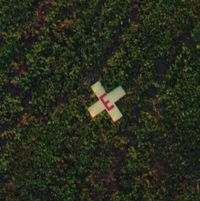
//> input picture y2016/sample_terrain/single_target_1.jpg, 200 x 201 px, given in place of the camera
$ ./streaming_shape_detection   (built with g++ and OpenCV 4)
//> lines starting //> are read from the running program, lines starting //| are printed output that depends on the picture; after the words box and inside, x2 and y2 are one past the last pixel; in counts of white or black regions, pixels touching at a corner belong together
#include <iostream>

#include "opencv2/opencv.hpp"
#include "opencv2/highgui/highgui.hpp"
#include "opencv2/imgproc/imgproc.hpp"

void show_frame(const ::std::string window_name, ::cv::Mat &frame) {
  ::cv::namedWindow(window_name);
  ::cv::imshow(window_name, frame);
}

int main(int, char **) {
  ::cv::VideoCapture camera(0);
  while (true) {
    ::cv::Mat original_frame;
    camera >> original_frame;
//> original_frame is the input picture: 201 rows x 200 cols, CV_8UC3; mean B, G, R 28, 43.6, 40.1
    ::cv::Mat filtered_frame =
        ::cv::Mat::zeros(original_frame.rows, original_frame.cols, CV_8UC3);

    show_frame("Original frame", original_frame);

    // Convert the original image into grayscale and do thresholding.
    //::cv::cvtColor(original_frame, filtered_frame, CV_RGB2GRAY);
    ::cv::extractChannel(original_frame, filtered_frame, 0);
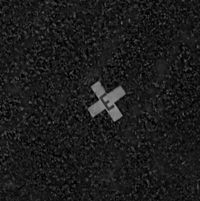
//> filtered_frame: 201 rows x 200 cols, CV_8UC1; min 0, max 154, mean 28
    show_frame("Black and white frame", filtered_frame);
    ::cv::adaptiveThreshold(filtered_frame, filtered_frame, 255,
                            ::cv::ADAPTIVE_THRESH_MEAN_C,
                            ::cv::THRESH_BINARY, 91, 2);
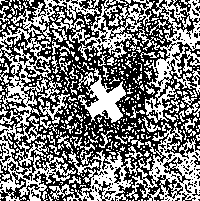
//> filtered_frame: 201 rows x 200 cols, CV_8UC1; 47.8% white in thin lines or dots
    //::cv::threshold(filtered_frame, filtered_frame, 110, 255, CV_THRESH_BINARY);
    show_frame("Thresholded frame", filtered_frame);

    ::std::vector<::std::vector<::cv::Point>> contours;
    ::std::vector<::cv::Vec4i> hierarchy;

    ::cv::findContours(filtered_frame, contours, hierarchy, CV_RETR_CCOMP,
                       CV_CHAIN_APPROX_SIMPLE);
//> contours = 841 contours, 743 with area under 20; largest, box (x1, y1, x2, y2) and area: (0, 0, 100, 201) 5136, (126, 122, 200, 201) 2618, (136, 0, 200, 123) 2336, (50, 0, 155, 60) 1548, (49, 150, 138, 201) 1485

    // Iterate through each contour and draw them out if they are good.
    for (size_t i = 0; i < contours.size(); i++) {
      double perimeter = ::cv::arcLength(contours.at(i), true);
      ::std::vector<::cv::Point> contour_estimate;
      ::cv::approxPolyDP(contours.at(i), contour_estimate, perimeter * 0.02,
                         true);

      bool known_shape = true;
      double area = ::cv::contourArea(contours.at(i), false);

      // Filter out the small and huge contours.
      if (area < 800 || area > 5000) known_shape = false;

      ::cv::Scalar color(0, 0, 255);

      if (known_shape) {
        // [6 lines of commented-out code are left out]

        for (size_t i = 0; i < contour_estimate.size(); i++) {
          ::cv::Point from = contour_estimate.at(i);
          ::cv::Point to =
              contour_estimate.at((i + 1) % contour_estimate.size());

          ::cv::line(original_frame, from, to, color, 4);
        }
      }
    }
//> this loop made 841 passes
//> (perimeter, area) on passes 29, 61, 71: (46.63, 27), (738.6, 1485), (30.97, 38)
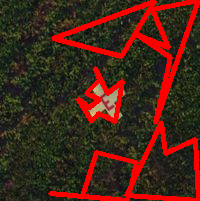
//> original_frame: 201 rows x 200 cols, CV_8UC3; 14.72% of pixels changed, all inside (x1, y1, x2, y2) = (48, 0, 200, 201)

    show_frame("Output frame", original_frame);

    ::cv::waitKey(10);
  }

  return 0;
}

$ run again, on y2016/sample_terrain/single_target_2.jpg
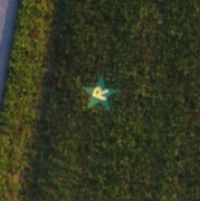
//> input picture y2016/sample_terrain/single_target_2.jpg, 200 x 201 px, given in place of the camera
//> original_frame is the input picture: 201 rows x 200 cols, CV_8UC3; mean B, G, R 32.3, 56, 51.3
//> `::cv::adaptiveThreshold(filtered_frame, filtered_frame, 255, ::cv::ADA..`:
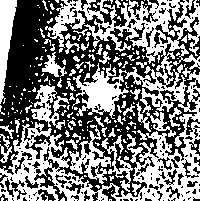
//> filtered_frame: 201 rows x 200 cols, CV_8UC1; 48.1% white; 229 white regions (178 under 20 px)
//> contours = 457 contours, 378 with area under 20; largest, box (x1, y1, x2, y2) and area: (0, 0, 200, 201) 13897, (0, 0, 17, 104) 838, (69, 125, 111, 184) 802, (31, 85, 69, 130) 596, (101, 135, 133, 192) 313
//> the loop `for (size_t i = 0; i < contours.size(); i++)` made 457 passes
//> (perimeter, area) on passes 10, 25, 31: (40.63, 38), (35.56, 30.5), (361.5, 313)
//> after the loop `for (size_t i = 0; i < contours.size(); i++)`:
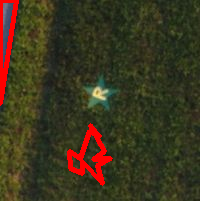
//> original_frame: 201 rows x 200 cols, CV_8UC3; 4.39% of pixels changed, all inside (x1, y1, x2, y2) = (0, 0, 113, 186)
